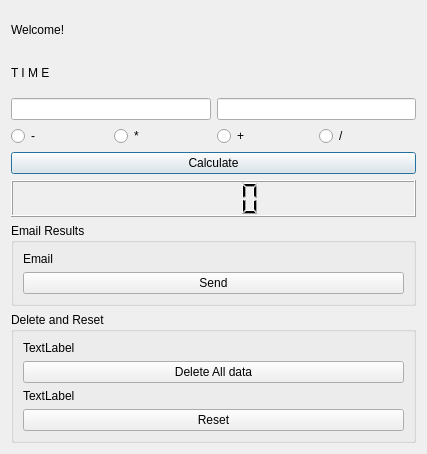
<?xml version="1.0" encoding="UTF-8"?>
<ui version="4.0">
 <class>Dialog</class>
 <widget class="QDialog" name="Dialog">
  <property name="geometry">
   <rect>
    <x>0</x>
    <y>0</y>
    <width>427</width>
    <height>454</height>
   </rect>
  </property>
  <property name="windowTitle">
   <string>Basic Operations</string>
  </property>
  <layout class="QVBoxLayout" name="verticalLayout_3">
   <item>
    <widget class="QLabel" name="label">
     <property name="text">
      <string>Welcome!</string>
     </property>
    </widget>
   </item>
   <item>
    <widget class="QLabel" name="lbl_time">
     <property name="text">
      <string>T I M E</string>
     </property>
    </widget>
   </item>
   <item>
    <layout class="QHBoxLayout" name="horizontalLayout_3">
     <item>
      <widget class="QLineEdit" name="txtnum2"/>
     </item>
     <item>
      <widget class="QLineEdit" name="txtnum1"/>
     </item>
    </layout>
   </item>
   <item>
    <layout class="QHBoxLayout" name="horizontalLayout">
     <item>
      <widget class="QRadioButton" name="rbtn_resta">
       <property name="text">
        <string>-</string>
       </property>
      </widget>
     </item>
     <item>
      <widget class="QRadioButton" name="rbtn_multi">
       <property name="text">
        <string>*</string>
       </property>
      </widget>
     </item>
     <item>
      <widget class="QRadioButton" name="rbtn_suma">
       <property name="text">
        <string>+</string>
       </property>
      </widget>
     </item>
     <item>
      <widget class="QRadioButton" name="rbtn_div">
       <property name="text">
        <string>/</string>
       </property>
      </widget>
     </item>
    </layout>
   </item>
   <item>
    <widget class="QPushButton" name="btnCalculate">
     <property name="text">
      <string>Calculate</string>
     </property>
    </widget>
   </item>
   <item>
    <widget class="QLCDNumber" name="lcdNumber"/>
   </item>
   <item>
    <widget class="QGroupBox" name="groupBoxEmail">
     <property name="title">
      <string>Email Results</string>
     </property>
     <layout class="QVBoxLayout" name="verticalLayout">
      <item>
       <widget class="QLabel" name="lblEmail">
        <property name="text">
         <string>Email</string>
        </property>
       </widget>
      </item>
      <item>
       <widget class="QPushButton" name="btnSendEmail">
        <property name="text">
         <string>Send</string>
        </property>
       </widget>
      </item>
     </layout>
    </widget>
   </item>
   <item>
    <widget class="QGroupBox" name="groupBox">
     <property name="title">
      <string>Delete and Reset</string>
     </property>
     <layout class="QVBoxLayout" name="verticalLayout_2">
      <item>
       <widget class="QLabel" name="lblDelete">
        <property name="text">
         <string>TextLabel</string>
        </property>
       </widget>
      </item>
      <item>
       <widget class="QPushButton" name="btnDeleteData">
        <property name="text">
         <string>Delete All data</string>
        </property>
       </widget>
      </item>
      <item>
       <widget class="QLabel" name="lblreset">
        <property name="text">
         <string>TextLabel</string>
        </property>
       </widget>
      </item>
      <item>
       <widget class="QPushButton" name="btnReset">
        <property name="text">
         <string>Reset</string>
        </property>
       </widget>
      </item>
     </layout>
    </widget>
   </item>
  </layout>
  <zorder>label</zorder>
  <zorder>lbl_time</zorder>
  <zorder>txtnum1</zorder>
  <zorder>txtnum2</zorder>
  <zorder>rbtn_suma</zorder>
  <zorder>rbtn_resta</zorder>
  <zorder>rbtn_multi</zorder>
  <zorder>rbtn_div</zorder>
  <zorder>btnCalculate</zorder>
  <zorder>lcdNumber</zorder>
  <zorder>groupBoxEmail</zorder>
  <zorder>rbtn_suma</zorder>
  <zorder>groupBox</zorder>
 </widget>
 <resources/>
 <connections/>
</ui>
